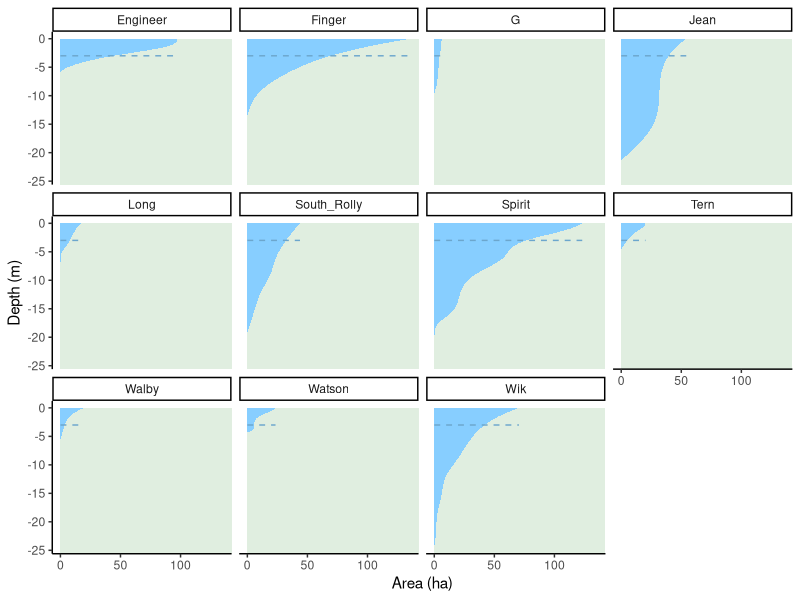

Source code (R): (Note: this script raises an error after producing the figure.)
# load depth profiles
depth<-read.csv("depth_profiles.csv")[-(90:92),c(1:7)]
# load environmental data 
eco.dat<-read.csv("AK_ENV_zoo_invert_2018-2019_v2AmNat.csv")

library(vegan)
library(corrplot)
library(Hmisc)
library(pracma)
# following packages required for map
library(rnaturalearth)
library(rnaturalearthdata)
library(ggrepel)

#
##  PCA PLOT FUNCTION for lake means (creates a pca biplot that is nicer looking than generic function)
# pca is a summary of a pca object (i.e., summary(pca))
# xlab and ylab are character strings to be used for axis labels (e.g., "PC1 - XX.X%")
plot.Lmean<-function(pca,xlab,ylab){
  ggplot() + 
    geom_segment(data=as.data.frame(pca$species), aes(x=0, y=0, xend=PC1, yend=PC2), arrow=arrow(length = unit(0.15,"cm")), 
                 color="coral1", alpha=0.5) + theme_classic() + coord_fixed()+
    geom_text_repel(data=as.data.frame(pca$species), aes(x=PC1,y=PC2,label = row.names(as.data.frame(pca$species))),box.padding=.1,point.padding = .01,
                    colour="red4",fontface="bold", size =2.5, show.legend = F)+
    geom_text(data=as.data.frame(pca$sites), aes(x=PC1,y=PC2,label = row.names(as.data.frame(pca$sites))), size = 3, colour="steelblue4", show.legend = F)+
    xlab(xlab)+ylab(ylab)
}


#
##########
#         ECOLOGICAL DATA
##########
#
#



###### Depth profiles 
# load depth profiles
depth
# rename cols
colnames(depth)<-c("Lake","Depth.ft","Depth.m","image.area","acres","hectares","scale.fac")
depth$Lake<-droplevels(as.factor(depth$Lake)) #Drops lakes w/o depth data
# The following fits each Lake depth profile with a monotonic spline and interpolates
#   area at each .5 m depth increment
depth.by.lake<-by(depth,depth$Lake, FUN = function(x) unique(data.frame(
  area=splinefun(x=x$Depth.m,y=x$hectares, ties = mean,method="hyman")(
    c((seq(from =0,to= min(x$Depth.m),by=-.5)),min(x$Depth.m))),
  depth=c((seq(from =0,to= min(x$Depth.m),by=-.5)),min(x$Depth.m)),
  Lake=rep(x$Lake, length(seq(from =0,to= min(x$Depth.m),by=-.5))+1))))
depth.splines<-do.call(rbind,depth.by.lake)

# Uses splines calculated above to estimate proportion of lake shallower than 3 meters
litt.area<-c(by(depth,depth$Lake, FUN = function(x) litt.area=1-splinefun(
  x=x$Depth.m,y=x$hectares, ties = mean,method="hyman")(-3.0)/max(x$hectares)))

# Creates figure showing area:depth relationships using interpolated splines
## FIGURE A1
depth.map.splines<-ggplot(data = depth.splines, aes(x=area,y=depth))+
  geom_rect(xmin=0,xmax=Inf,ymax=0,ymin=-Inf,fill = "honeydew2")+
  labs(x="Area (ha)", y= "Depth (m)")+
  geom_ribbon(data=depth.splines, aes(ymin=depth,ymax=0), fill="skyblue1")+
  geom_line(aes(y=-3),linetype="dashed", color="skyblue3")+
  facet_wrap(~Lake)+theme_classic()


#
#
#
#
#
eco.dat
# The following cleans up env. data, renames columns, adds littoral area
eco.dat<-data.frame(eco.dat[,c("Lake","LATITUDE","LONGITUDE","Region","Elevation..m.","area..ha.",
                                   "approx.max.z..m.","DOC..mg.L.","TP..ug.L.","TN..ug.L.","ChlA..ug.L.",
                                   "Sp.Cond..uS.cm.","pH","CALCIUM..mg.L.","Total.zoo.not.nauplii..invid.L.",
                                   "Total..Daphnia..indiv.L.","Total.macroinvert..m2","gamaridae",
                                   "chironomidae")],row.names = "Lake")
colnames(eco.dat)<-c("Lat.","Lon.","Region","Elev.","Area","Max_Depth","DOC","TP","TN",
                     "ChlA","Cond.","pH","Ca","T.Zoop","Daph.","T.macro",
                     "Gamm.","Chiro.")
eco.dat<-merge(eco.dat,litt.area,by ="row.names",all=T)%>%
  rename(Lake=Row.names,littoral=y)
rownames(eco.dat)<-eco.dat$Lake
(lake.pca<-rda(na.omit(eco.dat[,c("Area","Max_Depth","DOC","TP","TN",
                                  "ChlA","Cond.","pH","Ca")]),scale = T))%>%biplot()
(lake.pca.w.prey<-rda(na.omit(eco.dat[,c("Area","Max_Depth","DOC","TP","TN",
                                         "ChlA","Cond.","pH","Ca","Daph.",
                                         "Gamm.","littoral")]),scale = T))%>%biplot()
(lake.pca.trophic<-rda(na.omit(eco.dat[,c("Daph.","Gamm.","littoral")]),scale = T))%>%biplot()

# dimensionality and default biplots (not included in paper, 
# but potentially interesting)
biplot(lake.pca)
estimate.ED.eig(summary(lake.pca)$cont[["importance"]][2,])
biplot(lake.pca.w.prey)
estimate.ED.eig(summary(lake.pca.w.prey)$cont[["importance"]][2,])
biplot(lake.pca.trophic)
estimate.ED.eig(summary(lake.pca.trophic)$cont[["importance"]][2,])

Env.pca<-plot.Lmean(summary(lake.pca),"PC1 - 50.3%","PC2 - 17.4%")# FIG. 6A
Env.pca_w.prey<-plot.Lmean(summary(lake.pca.w.prey), "PC1 - 46.2%","PC2 - 20.9%")# FIG. 6B
Env.pca_trophic<-plot.Lmean(summary(lake.pca.trophic),"PC1 - 54.6%","PC2 - 33.5%")
## FIGURE 6
Env.pca+Env.pca_w.prey # 12.5 x 6 inches

## TABLE S13
(env.pca.vectors<-round(rbind("Eigenvalues"=lake.pca$CA$eig,"Singular Values"=sqrt(lake.pca$CA$eig),
                              "Proportion Explained"=lake.pca$CA$eig/sum(lake.pca$CA$eig),
                              lake.pca$CA$u,lake.pca$CA$v),3))%>%write.csv("CORRECTED_env.pca.vectors.csv")
## TABLE S14
(env.pca.vectors_w.prey<-round(rbind("Eigenvalues"=lake.pca.w.prey$CA$eig,"Singular Values"=sqrt(lake.pca.w.prey$CA$eig),
                                     "Proportion Explained"=lake.pca.w.prey$CA$eig/sum(lake.pca.w.prey$CA$eig),
                                     lake.pca.w.prey$CA$u,lake.pca.w.prey$CA$v),3))%>%write.csv("CORRECTED_env.pca.w.prey.vectors.csv")
(env.pca.vectors_trophic<-round(rbind("Eigenvalues"=lake.pca.trophic$CA$eig,"Singular Values"=sqrt(lake.pca.trophic$CA$eig),
                                      "Proportion Explained"=lake.pca.trophic$CA$eig/sum(lake.pca.trophic$CA$eig),
                                      lake.pca.trophic$CA$u,lake.pca.trophic$CA$v),3))%>%write.csv("CORRECTED_env.pca.trophic.vectors.csv")


# Diet plot showing Daphnia and gammarid abundance w/ % littoral area as the color scale
## FIGURE B1
benthlim.plot<-ggplot(data = eco.dat,aes(x=Gamm.,y=Daph., color=littoral*100)) + theme_classic()+
  labs(x="Gammarids",y="Daphnia",color="% littoral")+
  geom_point(size=2.5)+ scale_color_gradient(low="steelblue4",high = "seagreen2")+
  geom_text_repel(data = eco.dat,aes(label=Lake),color="black",box.padding=.5,point.padding = .2,size=2.5)




#
#map
#loads map data
world <- ne_countries(scale=10,returnclass = 'sf')
usa <- subset(world, admin == "United States of America")
can <- subset(world, admin == "Canada")
rus <- subset(world, admin == "Russia")
usacanrus<-rbind(usa,can,rus)

#inset map of entire state of AK
alaska<-ggplot(data = usacanrus) +
  geom_sf(fill = "honeydew2", color="grey60", size=.2) +
  panel_border(color = "grey50")+ theme_grey()+
  geom_rect(xmin = -152.5, xmax = -147.5, ymin = 59, ymax = 62, 
            fill = NA, colour = "black", size = .45)+
  coord_sf(xlim = c(-176, -130), 
           ylim = c(53, 73), expand = FALSE, datum = NA)
# Kenai Peninsula local map
alaskalocal <- ggplot(data = usa) + theme_cowplot(font_size = 9)+
  geom_sf(fill = "honeydew2",color="grey50", size=.3) +
  coord_sf(xlim = c(-152.5, -147.5), ylim = c(59, 62), expand = F)
# combines inset and local Kenai map, and adds points and labels
AKlocal_inset<-alaskalocal + annotation_custom(
  grob = ggplotGrob(alaska),
  xmin = -149.4,
  xmax = -147.5,
  ymin = 57.9,
  ymax = 59.8+1.2) +
  geom_point(data=eco.dat,aes(x=Lon.,y=Lat.),size = 2, color = "skyblue4")+
  geom_text_repel(data = eco.dat,aes(x=Lon.,y=Lat.,label = Lake),
                  box.padding=.5,point.padding = .2,size = 3, fontface = "bold")
ggsave("CORRECTED_AK lake map.jpg", width = 5, height = 6, dpi = 300)
## FIGURE 2
AKlocal_inset 
#
#
#  Groups of environmental traits 
prey<-c("Daph.","Gamm.","littoral")
physical<-c("Area","Max_Depth","DOC")
chemical<-c("TP","TN","ChlA","Cond.","pH","Ca")
env<-c(prey,physical,chemical)

# Gets means of traits for each lake and makes datafame 
# with environmental variables. For trait means, this omits individuals
# with incomplete data to avoid biasing trait means and correlation structure
get.lake.means<-function(traits,traitnames,eco,eco.var){
  traits.eco=transform(merge(traits,eco[,eco.var],by.x="Lake",by.y = "row.names", all = T),row.names = ID)
  lake.means=group_by(na.omit(as.data.table(traits.eco[,c(-(2))]),cols = traitnames),
                      Lake)%>%summarise_all(mean,na.rm=T)%>%as.data.frame() 
  rownames(lake.means)<-lake.means$Lake
  lake.means
}

def.lake.means<-get.lake.means(Defense.df,def.trait.list,eco.dat,env)
swi.lake.means<-get.lake.means(Swimming.df,swi.trait.list,eco.dat,env)
tro.lake.means<-get.lake.means(Trophic.df,tro.trait.list,eco.dat,env)

#
# POPULATION MEANS FOR TRAITS
adj.data.unscaled<-merge(Defense.df[c("ID","Lake",def.trait.list)],
                         merge(Swimming.df[c("ID",swi.trait.list)],
                               merge(Trophic.df[,c("ID",tro.trait.list)],two.d.coords, 
                                     by.x = "ID",by.y = "row.names", all = T), by= "ID",all= T), by = "ID", all = T)


lake.means.adj.data<-group_by(na.omit(adj.data.unscaled[,c(-1,-(19:60))]),Lake)%>%summarise_all(mean,na.rm=T)%>%as.data.frame()# non-landmark traits only
lake.means.data.eco<-merge(lake.means.adj.data,eco.dat[,env],by.x = "Lake", by.y = "row.names")
rownames(lake.means.data.eco)<-lake.means.data.eco$Lake

# following gives warnings only because FishID can't be summarised by lake. OK to ignore
LD.means<-group_by(merge(merge(LD.def.df,LD.swim.df[-2],by="FishID"),LD.tro.df[-2],by="FishID"),Lake)%>%
  summarise_all(mean,na.rm=T)%>%as.data.frame()%>%merge(eco.dat[,env],by.x = "Lake", by.y = "row.names")



lake.means.4tile<-as.matrix(lake.means.data.eco[,-1])
colnames(lake.means.4tile)<-c("LP","DS1l","DS2l","PSl","LPm","SL",
                              "BD","CP","BC","GW","PW","GR","JL","SN","ED","HL",env)
## FIGURE B2 A
jpeg(file="CORRECTED_corrtileA.jpg",
     width=5, height=6, units="in", res=300)
trait.corr.tile<-rcorr(lake.means.4tile,type="spearman")[[1]][c("LP","DS1l","DS2l",
                                                                "PSl","LPm","SL","BD","CP","BC","GW","PW","GR","JL","SN","ED","HL"),env]%>%
  corrplot(method ="color",addgrid.col=NA,sig.level=c(.001,.01,.05), insig = "label_sig",tl.col = "black",tl.cex = .5,pch="",
           pch.cex = .75,p.mat = rcorr(lake.means.4tile,type="spearman")[[3]][c("LP","DS1l",
                                                                                "DS2l","PSl","LPm","SL","BD","CP","BC","GW","PW","GR","JL","SN","ED","HL"),env])
dev.off()
## FIGURE B2 B
jpeg(file="CORRECTED_corrtileB.jpg",
     width=5, height=3.5, units="in", res=300)
LD.corr.tile<-rcorr(as.matrix(LD.means[,-c(1:2)]),type="spearman")[[1]][
  c("defense.LD1","swimming.LD1", "trophic.LD1","defense.LD2","swimming.LD2","trophic.LD2","defense.LD3","swimming.LD3","trophic.LD3"),env]%>%
  corrplot(method ="color",addgrid.col=NA,sig.level=c(.001,.01,.05), tl.col = "black",tl.cex = .5,pch="",pch.cex = .75,
           p.mat = rcorr(as.matrix(LD.means[,-c(1:2)]),type="spearman")[[1]][
             c("defense.LD1","swimming.LD1", "trophic.LD1","defense.LD2","swimming.LD2","trophic.LD2","defense.LD3","swimming.LD3","trophic.LD3"),env])
dev.off()


# TRAIT X ENV PLS
# z-transforms trait and eco data 
lake.means.data.eco_adj<-data.frame(row.names=(lake.means.data.eco)$Lake,
                                    sapply((lake.means.data.eco[,-1]), function(x) (x-mean(na.omit(x)))/sd(na.omit(x))))

pls.vector.df<-function(pls){
  round(data.frame(rbind("singular values"=pls$svd$d,"SV sq"=(pls$svd$d)^2,
                         pls$left.pls.vectors,pls$right.pls.vectors)),4)
}

# 2-B PLS for Defense, Swimming, and Trophic traits against environmental variables
set.seed(1)
(eco.def.pls<-two.b.pls(na.omit(lake.means.data.eco_adj)[,env],
                        na.omit(lake.means.data.eco_adj)[,def.trait.list]))%>%plot()
eco.def.pls.bestfit<-odregress(eco.def.pls$XScores[,1],eco.def.pls$YScores[,1])$coeff[c(2,1)]
set.seed(1)
(eco.swi.pls<-two.b.pls(na.omit(lake.means.data.eco_adj)[,env],
                        na.omit(lake.means.data.eco_adj)[,swi.trait.list]))%>%plot()
eco.swi.pls.bestfit<-odregress(eco.swi.pls$XScores[,1],eco.swi.pls$YScores[,1])$coeff[c(2,1)]
set.seed(1)
(eco.tro.pls<-two.b.pls(na.omit(lake.means.data.eco_adj)[,env],
                        na.omit(lake.means.data.eco_adj)[,tro.trait.list]))%>%plot()
eco.tro.pls.bestfit<-odregress(eco.tro.pls$XScores[,1],eco.tro.pls$YScores[,1])$coeff[c(2,1)]

# full (except shape)
set.seed(1)
(eco.full.pls<-two.b.pls(na.omit(lake.means.data.eco_adj)[,env],
                         na.omit(lake.means.data.eco_adj)[,c(def.trait.list,swi.trait.list,tro.trait.list)]))%>%plot()
eco.full.pls_bestfit<-odregress(eco.full.pls$XScores[,1],eco.full.pls$YScores[,1])$coeff[c(2,1)]

#Table S18
(eco.def.vectors<-round(pls.vector.df(eco.def.pls),2))%>%write.csv("CORRECTED_eco-def_PLSvec.csv")
(eco.swi.vectors<-round(pls.vector.df(eco.swi.pls),2))%>%write.csv("CORRECTED_eco-swi_PLSvec.csv")
(eco.tro.vectors<-round(pls.vector.df(eco.tro.pls),2))%>%write.csv("CORRECTED_eco-tro_PLSvec.csv")
#Table S19
(eco.full.vectors<-round(pls.vector.df(eco.full.pls),2))%>%write.csv("CORRECTED_eco-full_PLSvec.csv")

PhenoEco.stats<-data.frame(rbind(c(r.pls=eco.def.pls$r.pls,p=eco.def.pls$P.value,Z=eco.def.pls$Z),
                                 c(r.pls=eco.swi.pls$r.pls,p=eco.swi.pls$P.value,Z=eco.swi.pls$Z),
                                 c(r.pls=eco.tro.pls$r.pls,p=eco.tro.pls$P.value,Z=eco.tro.pls$Z),
                                 c(r.pls=eco.full.pls$r.pls,p=eco.full.pls$P.value,Z=eco.full.pls$Z)),
                           row.names=c("Defense x Eco","Swimming x Eco","Trophic x Eco",
                                       "Def-Swi-Tro x Eco"))
PhenoEco.stats[1:3,"adj.p"]<-p.adjust(PhenoEco.stats[1:3,"p"], method = "fdr")
PhenoEco.stats<-round(PhenoEco.stats,3)
## TABLE S15 PART 1
write.csv(PhenoEco.stats,"CORRECTED_Pheno-Eco_PLS-stats.csv")


# Same as above, but excluding trophic-related env. variables
# 2-B PLS for Defense, Swimming, and Trophic traits W/O feeding-related env. traits
set.seed(1)
(eco.physchem.def.pls<-two.b.pls(na.omit(lake.means.data.eco_adj[,env[-c(1:3)]]),
                                 na.omit(lake.means.data.eco_adj[,c(env[-c(1:3)],def.trait.list)])[,def.trait.list]))%>%plot()
eco.physchem.def.pls.bestfit<-odregress(eco.physchem.def.pls$XScores[,1],eco.physchem.def.pls$YScores[,1])$coeff[c(2,1)]
set.seed(1)
(eco.physchem.swi.pls<-two.b.pls(na.omit(lake.means.data.eco_adj[,env[-c(1:3)]]),
                                 na.omit(lake.means.data.eco_adj[,c(env[-c(1:3)],swi.trait.list)])[,swi.trait.list]))%>%plot()
eco.physchem.swi.pls.bestfit<-odregress(eco.physchem.swi.pls$XScores[,1],eco.physchem.swi.pls$YScores[,1])$coeff[c(2,1)]
set.seed(1)
(eco.physchem.tro.pls<-two.b.pls(na.omit(lake.means.data.eco_adj[,env[-c(1:3)]]),
                                 na.omit(lake.means.data.eco_adj[,c(env[-c(1:3)],tro.trait.list)])[,tro.trait.list]))%>%plot()
eco.physchem.tro.pls.bestfit<-odregress(eco.physchem.tro.pls$XScores[,1],eco.physchem.tro.pls$YScores[,1])$coeff[c(2,1)]

# full (except shape)
set.seed(1)
(eco.physchem.full.pls<-two.b.pls(na.omit(lake.means.data.eco_adj[,env[-c(1:3)]]),
                                  na.omit(lake.means.data.eco_adj[,c(env[-c(1:3)],
                                                                     def.trait.list,swi.trait.list,tro.trait.list)])
                                  [,c(def.trait.list,swi.trait.list,tro.trait.list)]))%>%plot()
eco.physchem.full.pls.bestfit<-odregress(eco.physchem.full.pls$XScores[,1],eco.physchem.full.pls$YScores[,1])$coeff[c(2,1)]

#Table S16
(eco.physchem.def.vectors<-round(pls.vector.df(eco.physchem.def.pls),2))%>%write.csv("CORRECTED_eco.physchem-def_PLSvec.csv")
(eco.physchem.swi.vectors<-round(pls.vector.df(eco.physchem.swi.pls),2))%>%write.csv("CORRECTED_eco.physchem-swi_PLSvec.csv")
(eco.physchem.tro.vectors<-round(pls.vector.df(eco.physchem.tro.pls),2))%>%write.csv("CORRECTED_eco.physchem-tro_PLSvec.csv")

#Table S17
(eco.physchem.full.vectors<-round(pls.vector.df(eco.physchem.full.pls),2))%>%write.csv("CORRECTED_eco.physchem-full_PLSvec.csv")

PhenoEco.physchem.stats<-data.frame(rbind(c(r.pls=eco.physchem.def.pls$r.pls,p=eco.physchem.def.pls$P.value,Z=eco.physchem.def.pls$Z),
                                          c(r.pls=eco.physchem.swi.pls$r.pls,p=eco.physchem.swi.pls$P.value,Z=eco.physchem.swi.pls$Z),
                                          c(r.pls=eco.physchem.tro.pls$r.pls,p=eco.physchem.tro.pls$P.value,Z=eco.physchem.tro.pls$Z),
                                          c(r.pls=eco.physchem.full.pls$r.pls,p=eco.physchem.full.pls$P.value,Z=eco.physchem.full.pls$Z)),
                                    row.names=c("Defense x Eco","Swimming x Eco","Trophic x Eco",
                                                "Def-Swi-Tro x Eco"))
PhenoEco.physchem.stats[1:3,"adj.p"]<-p.adjust(PhenoEco.physchem.stats[1:3,"p"], method = "fdr")
PhenoEco.physchem.stats<-round(PhenoEco.physchem.stats,3)
## TABLE S15 PART 2
write.csv(PhenoEco.physchem.stats,"CORRECTED_Pheno-Eco.physchem_PLS-stats.csv")



####### THIS EXTRACTS ORTHOGONAL REGRESSION LINE!!!!
eco.pls.plot<-function(pls,bestfit,xlab,ylab){
  pls.dat=data.frame(x=pls$XScores[,1],y=pls$YScores[,1])
  ggplot(data=pls.dat,aes(x=x,y=y))+ theme_classic()+labs(x=xlab,y=ylab)+
    geom_abline(intercept=bestfit[1],slope = bestfit[2], color = "grey80")+
    geom_point(color="seagreen3", size=2)+
    geom_text_repel(aes(label=rownames(pls.dat)),color="black",box.padding=.3,point.padding = .03,size=2.5)
}

eco.def.pls.plot<-eco.pls.plot(eco.def.pls,eco.def.pls.bestfit,"L Block - Eco","R Block - Defense")
eco.swi.pls.plot<-eco.pls.plot(eco.swi.pls,eco.swi.pls.bestfit,"L Block - Eco","R Block - Swimming")
eco.tro.pls.plot<-eco.pls.plot(eco.tro.pls,eco.tro.pls.bestfit,"L Block - Eco","R Block - Trophic")
eco.full.pls.plot<-eco.pls.plot(eco.full.pls,eco.full.pls_bestfit,"L Block - Eco","R Block - Pheno")
# compound pls plot for full eco variables including littoral, daph., and gamm. 
## FIGURE 7 (without inset angles)
eco.def.pls.plot+eco.tro.pls.plot+eco.swi.pls.plot+eco.full.pls.plot
ggsave("CORRECTED_PLSscatter.jpg",width = 7.5,height = 7.5, dpi = 300)

# following calculates angles between PLS vectors for environment blocks
ecoblock.theta<-function(vec1,vec2){
  theta.180=vec.theta(vec1,vec2)
  theta=if(theta.180>90) 180-theta.180 else theta.180
  theta
}
eco.pls.theta<-data.frame(matrix(as.numeric(c(ecoblock.theta(eco.def.pls$left.pls.vectors[,1],eco.swi.pls$left.pls.vectors[,1]),"",
                                              ecoblock.theta(eco.def.pls$left.pls.vectors[,1],eco.tro.pls$left.pls.vectors[,1]),
                                              ecoblock.theta(eco.swi.pls$left.pls.vectors[,1],eco.tro.pls$left.pls.vectors[,1]))),nrow = 2,byrow = T,),
                          row.names  = c("Swimming","Trophic"))
colnames(eco.pls.theta)<-c("Defense","Swimming")
eco.pls.theta<-round(eco.pls.theta,2)

# this table and the following 3 lines provide angles for 
## TABLE 5 PART 1
write.csv(eco.pls.theta,"CORRECTED_pw.pls.eco_AngleMatrix.csv")
ecoblock.theta(eco.full.pls$left.pls.vectors[,1],eco.def.pls$left.pls.vectors[,1])%>%round(2)
ecoblock.theta(eco.full.pls$left.pls.vectors[,1],eco.swi.pls$left.pls.vectors[,1])%>%round(2)
ecoblock.theta(eco.full.pls$left.pls.vectors[,1],eco.tro.pls$left.pls.vectors[,1])%>%round(2)


eco.physchem.pls.theta<-data.frame(matrix(as.numeric(c(ecoblock.theta(eco.physchem.def.pls$left.pls.vectors[,1],eco.physchem.swi.pls$left.pls.vectors[,1]),"",
                                                       ecoblock.theta(eco.physchem.def.pls$left.pls.vectors[,1],eco.physchem.tro.pls$left.pls.vectors[,1]),
                                                       ecoblock.theta(eco.physchem.swi.pls$left.pls.vectors[,1],eco.physchem.tro.pls$left.pls.vectors[,1]))),nrow = 2,byrow = T,),
                                   row.names  = c("Swimming","Trophic"))
colnames(eco.physchem.pls.theta)<-c("Defense","Swimming")
eco.physchem.pls.theta<-round(eco.physchem.pls.theta,2)

# this table and the following 3 lines provide angles for 
## TABLE 5 PART 2
write.csv(eco.physchem.pls.theta,"CORRECTED_pw.pls.eco.physchem_AngleMatrix.csv")
ecoblock.theta(eco.physchem.full.pls$left.pls.vectors[,1],eco.physchem.def.pls$left.pls.vectors[,1])%>%round(2)
ecoblock.theta(eco.physchem.full.pls$left.pls.vectors[,1],eco.physchem.swi.pls$left.pls.vectors[,1])%>%round(2)
ecoblock.theta(eco.physchem.full.pls$left.pls.vectors[,1],eco.physchem.tro.pls$left.pls.vectors[,1])%>%round(2)
